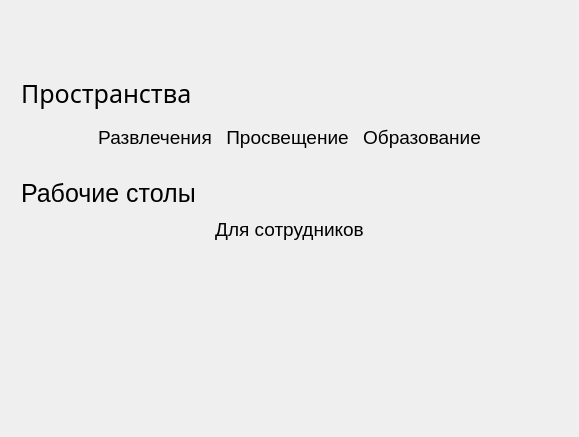
<?xml version="1.0" encoding="UTF-8"?>
<ui version="4.0">
 <class>Main</class>
 <widget class="QWidget" name="Main">
  <property name="geometry">
   <rect>
    <x>0</x>
    <y>0</y>
    <width>579</width>
    <height>437</height>
   </rect>
  </property>
  <property name="windowTitle">
   <string>Form</string>
  </property>
  <layout class="QVBoxLayout" name="verticalLayout_2">
   <item>
    <layout class="QVBoxLayout" name="verticalLayout">
     <property name="leftMargin">
      <number>10</number>
     </property>
     <property name="topMargin">
      <number>10</number>
     </property>
     <property name="rightMargin">
      <number>10</number>
     </property>
     <property name="bottomMargin">
      <number>10</number>
     </property>
     <item>
      <widget class="QLabel" name="label_2">
       <property name="text">
        <string/>
       </property>
       <property name="pixmap">
        <pixmap resource="../resources/resources.qrc">:/logo/logo.png</pixmap>
       </property>
      </widget>
     </item>
     <item>
      <layout class="QVBoxLayout" name="verticalLayout_3" stretch="0,0,0">
       <property name="topMargin">
        <number>15</number>
       </property>
       <item>
        <spacer name="horizontalSpacer_4">
         <property name="orientation">
          <enum>Qt::Horizontal</enum>
         </property>
         <property name="sizeHint" stdset="0">
          <size>
           <width>40</width>
           <height>20</height>
          </size>
         </property>
        </spacer>
       </item>
       <item>
        <widget class="QLabel" name="label">
         <property name="sizePolicy">
          <sizepolicy hsizetype="Fixed" vsizetype="Fixed">
           <horstretch>0</horstretch>
           <verstretch>0</verstretch>
          </sizepolicy>
         </property>
         <property name="font">
          <font>
           <family>Yu Gothic UI Semibold</family>
           <pointsize>19</pointsize>
           <weight>8</weight>
           <italic>false</italic>
           <bold>false</bold>
          </font>
         </property>
         <property name="styleSheet">
          <string notr="true">font: 63 19pt &quot;Yu Gothic UI Semibold&quot;;</string>
         </property>
         <property name="text">
          <string>Пространства</string>
         </property>
        </widget>
       </item>
       <item>
        <layout class="QHBoxLayout" name="horizontalLayout">
         <property name="topMargin">
          <number>5</number>
         </property>
         <item>
          <spacer name="horizontalSpacer_3">
           <property name="orientation">
            <enum>Qt::Horizontal</enum>
           </property>
           <property name="sizeHint" stdset="0">
            <size>
             <width>40</width>
             <height>20</height>
            </size>
           </property>
          </spacer>
         </item>
         <item>
          <widget class="QPushButton" name="OpenEntertainment">
           <property name="sizePolicy">
            <sizepolicy hsizetype="Fixed" vsizetype="Fixed">
             <horstretch>0</horstretch>
             <verstretch>0</verstretch>
            </sizepolicy>
           </property>
           <property name="font">
            <font>
             <family>Yu Gothic UI</family>
             <pointsize>14</pointsize>
             <weight>50</weight>
             <italic>false</italic>
             <bold>false</bold>
            </font>
           </property>
           <property name="styleSheet">
            <string notr="true">font: 14pt &quot;Yu Gothic UI&quot;;</string>
           </property>
           <property name="text">
            <string>Развлечения</string>
           </property>
           <property name="flat">
            <bool>true</bool>
           </property>
          </widget>
         </item>
         <item>
          <widget class="QPushButton" name="OpenEnlightenment">
           <property name="sizePolicy">
            <sizepolicy hsizetype="Fixed" vsizetype="Fixed">
             <horstretch>0</horstretch>
             <verstretch>0</verstretch>
            </sizepolicy>
           </property>
           <property name="font">
            <font>
             <family>Yu Gothic UI</family>
             <pointsize>14</pointsize>
             <weight>50</weight>
             <italic>false</italic>
             <bold>false</bold>
            </font>
           </property>
           <property name="styleSheet">
            <string notr="true">font: 14pt &quot;Yu Gothic UI&quot;;</string>
           </property>
           <property name="text">
            <string>Просвещение</string>
           </property>
           <property name="flat">
            <bool>true</bool>
           </property>
          </widget>
         </item>
         <item>
          <widget class="QPushButton" name="OpenEducation">
           <property name="sizePolicy">
            <sizepolicy hsizetype="Fixed" vsizetype="Fixed">
             <horstretch>0</horstretch>
             <verstretch>0</verstretch>
            </sizepolicy>
           </property>
           <property name="font">
            <font>
             <family>Yu Gothic UI</family>
             <pointsize>14</pointsize>
             <weight>50</weight>
             <italic>false</italic>
             <bold>false</bold>
            </font>
           </property>
           <property name="styleSheet">
            <string notr="true">font: 14pt &quot;Yu Gothic UI&quot;;</string>
           </property>
           <property name="text">
            <string>Образование</string>
           </property>
           <property name="flat">
            <bool>true</bool>
           </property>
          </widget>
         </item>
         <item>
          <spacer name="horizontalSpacer">
           <property name="orientation">
            <enum>Qt::Horizontal</enum>
           </property>
           <property name="sizeHint" stdset="0">
            <size>
             <width>40</width>
             <height>20</height>
            </size>
           </property>
          </spacer>
         </item>
        </layout>
       </item>
      </layout>
     </item>
     <item>
      <spacer name="horizontalSpacer_2">
       <property name="orientation">
        <enum>Qt::Horizontal</enum>
       </property>
       <property name="sizeHint" stdset="0">
        <size>
         <width>40</width>
         <height>20</height>
        </size>
       </property>
      </spacer>
     </item>
     <item>
      <widget class="QLabel" name="label_3">
       <property name="font">
        <font>
         <family>Cantarell</family>
         <pointsize>19</pointsize>
        </font>
       </property>
       <property name="text">
        <string>Рабочие столы</string>
       </property>
      </widget>
     </item>
     <item>
      <layout class="QHBoxLayout" name="horizontalLayout_2">
       <property name="sizeConstraint">
        <enum>QLayout::SetDefaultConstraint</enum>
       </property>
       <property name="topMargin">
        <number>0</number>
       </property>
       <item>
        <spacer name="horizontalSpacer_6">
         <property name="orientation">
          <enum>Qt::Horizontal</enum>
         </property>
         <property name="sizeHint" stdset="0">
          <size>
           <width>40</width>
           <height>20</height>
          </size>
         </property>
        </spacer>
       </item>
       <item>
        <widget class="QPushButton" name="OpenLaborRequestsDesktop">
         <property name="sizePolicy">
          <sizepolicy hsizetype="Fixed" vsizetype="Fixed">
           <horstretch>0</horstretch>
           <verstretch>0</verstretch>
          </sizepolicy>
         </property>
         <property name="font">
          <font>
           <family>Cantarell</family>
           <pointsize>14</pointsize>
          </font>
         </property>
         <property name="text">
          <string>Для сотрудников</string>
         </property>
         <property name="flat">
          <bool>true</bool>
         </property>
        </widget>
       </item>
       <item>
        <spacer name="horizontalSpacer_5">
         <property name="orientation">
          <enum>Qt::Horizontal</enum>
         </property>
         <property name="sizeHint" stdset="0">
          <size>
           <width>40</width>
           <height>20</height>
          </size>
         </property>
        </spacer>
       </item>
      </layout>
     </item>
     <item>
      <spacer name="verticalSpacer">
       <property name="orientation">
        <enum>Qt::Vertical</enum>
       </property>
       <property name="sizeHint" stdset="0">
        <size>
         <width>20</width>
         <height>40</height>
        </size>
       </property>
      </spacer>
     </item>
    </layout>
   </item>
  </layout>
 </widget>
 <resources>
  <include location="../resources/resources.qrc"/>
 </resources>
 <connections/>
</ui>
